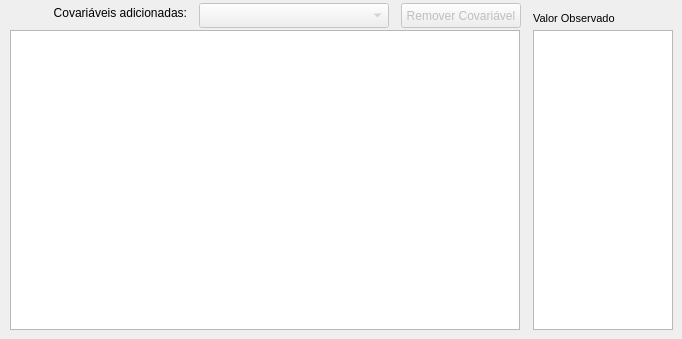
       <widget class="QWidget" name="tab">
        <attribute name="title">
         <string>Covariáveis</string>
        </attribute>
        <widget class="QTableWidget" name="datatable_SVM_Trainfeatures">
         <property name="geometry">
          <rect>
           <x>10</x>
           <y>30</y>
           <width>510</width>
           <height>300</height>
          </rect>
         </property>
         <property name="sizeIncrement">
          <size>
           <width>0</width>
           <height>0</height>
          </size>
         </property>
         <property name="baseSize">
          <size>
           <width>0</width>
           <height>0</height>
          </size>
         </property>
         <property name="rowCount">
          <number>0</number>
         </property>
         <property name="columnCount">
          <number>0</number>
         </property>
        </widget>
        <widget class="QLabel" name="label_100">
         <property name="geometry">
          <rect>
           <x>533</x>
           <y>10</y>
           <width>140</width>
           <height>16</height>
          </rect>
         </property>
         <property name="font">
          <font>
           <pointsize>8</pointsize>
           <weight>50</weight>
           <bold>false</bold>
          </font>
         </property>
         <property name="text">
          <string>Valor Observado</string>
         </property>
        </widget>
        <widget class="QTableWidget" name="datatable_SVM_Trainlabels">
         <property name="geometry">
          <rect>
           <x>533</x>
           <y>30</y>
           <width>140</width>
           <height>300</height>
          </rect>
         </property>
         <property name="sizeIncrement">
          <size>
           <width>0</width>
           <height>0</height>
          </size>
         </property>
         <property name="baseSize">
          <size>
           <width>0</width>
           <height>0</height>
          </size>
         </property>
         <property name="rowCount">
          <number>0</number>
         </property>
         <property name="columnCount">
          <number>0</number>
         </property>
        </widget>
        <widget class="QLabel" name="label_39">
         <property name="geometry">
          <rect>
           <x>12</x>
           <y>5</y>
           <width>175</width>
           <height>16</height>
          </rect>
         </property>
         <property name="text">
          <string>Covariáveis adicionadas:</string>
         </property>
         <property name="alignment">
          <set>Qt::AlignRight|Qt::AlignTrailing|Qt::AlignVCenter</set>
         </property>
        </widget>
        <widget class="QComboBox" name="comboBox_SVM_Features_Adds">
         <property name="enabled">
          <bool>false</bool>
         </property>
         <property name="geometry">
          <rect>
           <x>199</x>
           <y>3</y>
           <width>190</width>
           <height>25</height>
          </rect>
         </property>
        </widget>
        <widget class="QPushButton" name="pushButton_SVM_Remove_Feature">
         <property name="enabled">
          <bool>false</bool>
         </property>
         <property name="geometry">
          <rect>
           <x>401</x>
           <y>3</y>
           <width>120</width>
           <height>25</height>
          </rect>
         </property>
         <property name="text">
          <string>Remover Covariável</string>
         </property>
        </widget>
       </widget>
